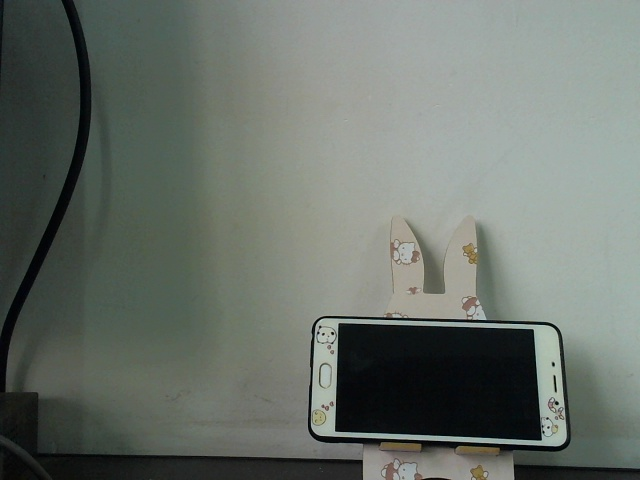
#> input picture image_collection/yuchuli/left.jpg, 640 x 480 px
$ python prewitt.py
#> lines starting #> are read from the running program, lines starting #| are printed output that depends on the picture
#encoding: utf-8
from PIL import Image
import numpy as np
import matplotlib.pyplot as pyplot
import pylab
import cv2
im1 =Image.open('image_collection/yuchuli/left.jpg')#记得要用灰度图，如果是彩色图需要转换成灰度图
#> im1 is the input picture: PIL image 640x480 RGB; mean R, G, B 106.2, 113.6, 106.6
im = im1.convert('L')
w,h = im1.size
#> w = 640; h = 480
res = np.zeros((w, h))#取一个和原图一样大小的图片，并在里面填充0
roberts_x =[[1, 0],[0, -1]]#Roberts模板
roberts_y =[[0, 1],[-1, 0]]
for x in range(w-1):
    for y in range(h-1):
        sub =[[im.getpixel((x, y)), im.getpixel((x, y+1))],[im.getpixel((x+1, y)), im.getpixel((x+1, y+1))]]#x,y代表像素的位置，而不是像素值，要从图片上得到像素值
        sub = np.array(sub)#在python标准中list是不能做乘法，所以np.array()把list转就可以相乘
        roberts_x = np.array(roberts_x)
        roberts_y = np.array(roberts_y)
        var_x =sum(sum(sub * roberts_x))
        var_y = sum(sum(sub * roberts_y))

        var = abs(var_x) + abs(var_y)


pyplot.imshow(res, cmap=pyplot.cm.gray)#输出图片可能颜色有问题，用cmap=pyplot.cm.gray进行改颜色还有方向问题，也可以通过调整
pylab.show()
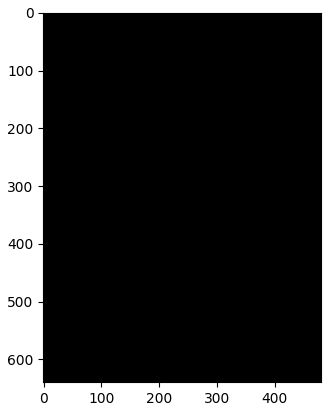
#> figure drawn by matplotlib, 1 panel

$ run again, with image_collection/yuchuli/right_gaosi.png saved as image_collection/yuchuli/left.jpg
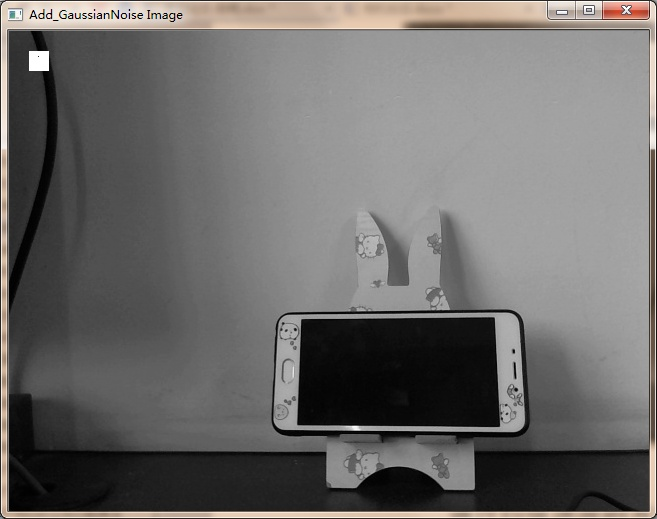
#> input picture image_collection/yuchuli/right_gaosi.png, 657 x 519 px
#> im1 is the input picture: PIL image 657x519 RGB; mean R, G, B 109.2, 107.4, 106
#> `im = im1.convert('L')`:
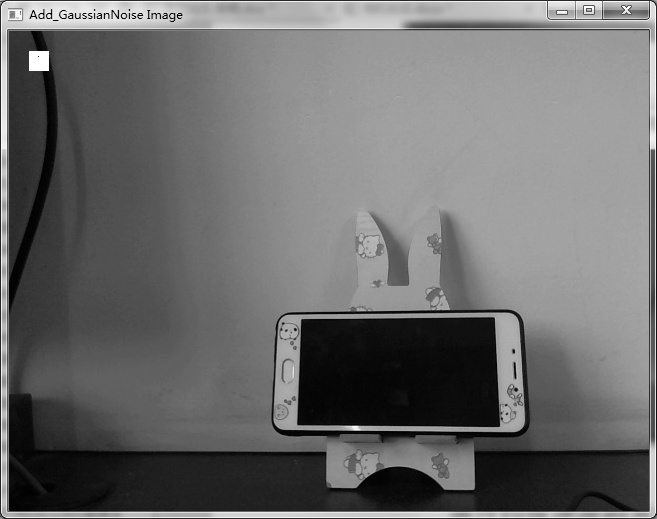
#> im: PIL image 657x519 L; min 0, max 255, mean 107.8
#> `pylab.show()`:
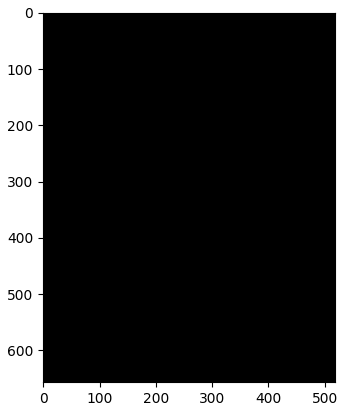
#> figure drawn by matplotlib, 1 panel

$ run again, with image_collection/yuchuli/right_jiaoyan.png saved as image_collection/yuchuli/left.jpg
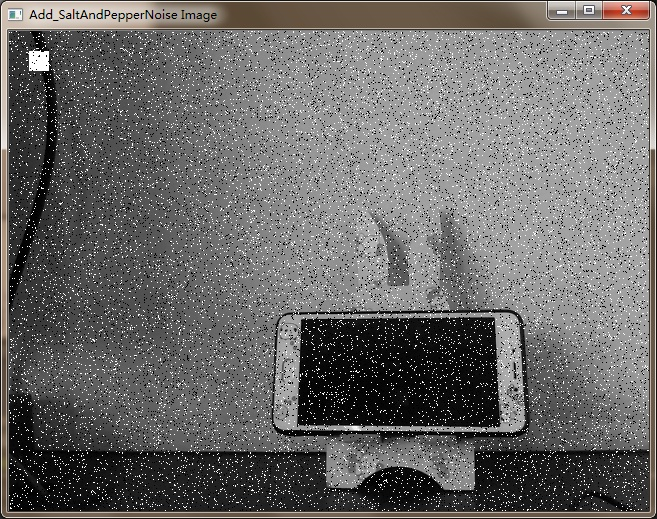
#> input picture image_collection/yuchuli/right_jiaoyan.png, 657 x 519 px
#> im1 is the input picture: PIL image 657x519 RGB; mean R, G, B 106.7, 105.4, 104.2
#> `pylab.show()`:
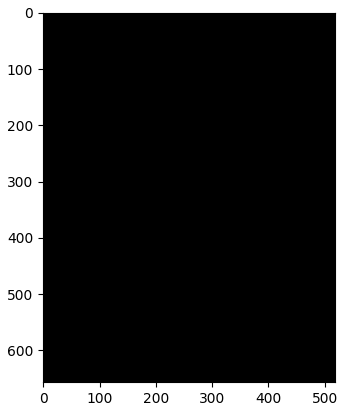
#> figure drawn by matplotlib, 1 panel
